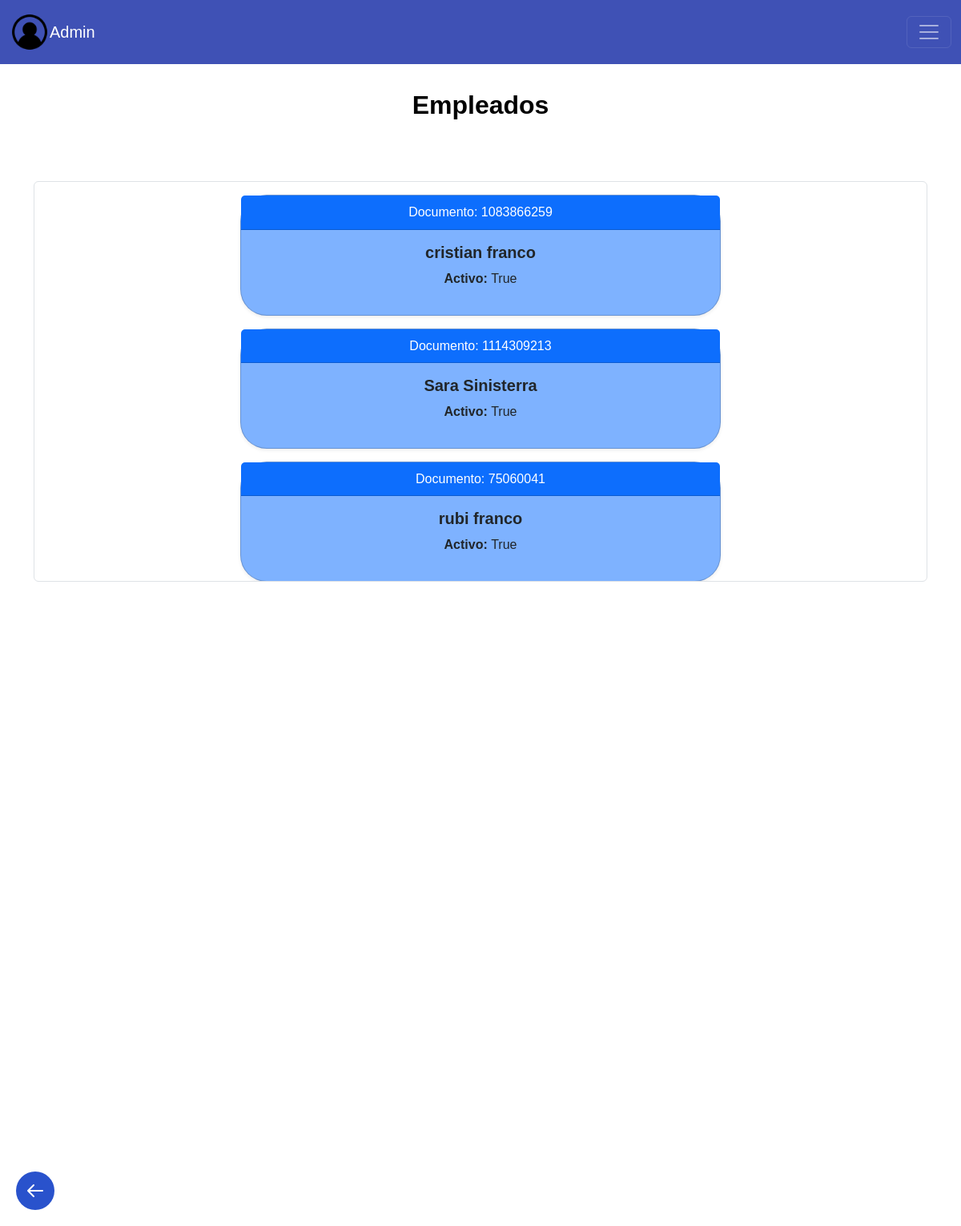
Page /homeA/gestionarEmpleado/empleados/ on the committed database.
### helados/models.py (models this page shows, shortened)
class Empleado (models.Model):
    nombre = models.CharField(max_length=200)
    apellido = models.CharField(max_length=200)
    documento = models.IntegerField (blank= False)
    telefono = models.IntegerField(blank= False, default=0)
    activo = models.BooleanField(default=True)

### helados/views.py (the view)
# urls.py: path('homeA/gestionarEmpleado/empleados/', views.empleados, name='empleados'),
def empleados(request):
    empleados = Empleado.objects.all()
    return render(request, 'empleados.html', {'empleados': empleados})

### helados/frontend/templates/empleados.html
{% extends 'layouts/base.html' %}
{% block user %}
Admin
{% endblock %}
{% block content %}
<h2 class="dashboard-heading"> Empleados </h2>
<main class="container my-4">
    <div class="scrollspy-example border rounded p-3 d-flex flex-column align-items-center"
         data-bs-spy="scroll"
         data-bs-offset="0"
         tabindex="0"
         style="height: 500px; width: 1600px; ; overflow-y: auto; align-items: center;">
        {% for empleado in empleados %}
        <a href="{% url 'editar_empleado' empleado.id %}" class="text-decoration-none w-100" style="max-width: 600px;">
            <div class="card mb-3 shadow-sm">
                <div class="card-header bg-primary text-white">
                    Documento: {{ empleado.documento }}
                </div>
                <div class="card-body">
                    <h5 class="card-title">{{ empleado.nombre }} {{ empleado.apellido }}</h5>
                    <p><b>Activo: </b> {{ empleado.activo }}</p>
                </div>
            </div>
        </a>
        {% endfor %}
    </div>
    <a href="javascript:void(0);" class="back-button" onclick="window.history.back();">
        <svg xmlns="http://www.w3.org/2000/svg" fill="none" viewBox="0 0 24 24" stroke="currentColor">
            <path stroke-linecap="round" stroke-linejoin="round" stroke-width="2" d="M10 19l-7-7m0 0l7-7m-7 7h18" />
        </svg>
    </a>
</main>
{% endblock %}

### helados/frontend/static/styles/pageOpciones.css (style rules this page uses)
body, html { margin: 0; padding: 0; font-family: Arial, sans-serif; line-height: 1.6; background-color: white; }
main { max-width: 800px; margin: 0 auto; padding: 20px; display: flex; justify-content: space-between; }
h2 { color: #000000; font-size: 1.5em; margin-top: 30px; margin-bottom: 15px; }
.back-button { position: fixed; bottom: 20px; left: 20px; display: flex; align-items: center; justify-content: center; width: 48px; height: 48px; background-color: #2952CC; border-radius: 50%; transition: background-color 0.3s ease; }
.back-button svg { width: 24px; height: 24px; color: white; }

### helados/frontend/static/styles/pageConNavegacion.css (style rules this page uses)
body { padding-top: 88px; margin: 0; font-family: Arial, sans-serif; background-color: white; }
.dashboard-heading { font-size: 32px; font-weight: bold; color: black; padding: 24px 32px 32px; margin: 0; }
h2 { margin: 10px 10px; text-align: center; }
.card { border-radius: 33px; background-color: #7EB2FF; text-align: center; transition: transform 0.2s ease; }
.card-title { font-size: 20px; font-weight: bold; justify-content: center; text-align: center; }

### rows in the picture
Empleado: documento "1083866259", nombre "cristian", apellido "franco", activo "True"
Empleado: documento "1114309213", nombre "Sara", apellido "Sinisterra", activo "True"
Empleado: documento "75060041", nombre "rubi", apellido "franco", activo "True"
